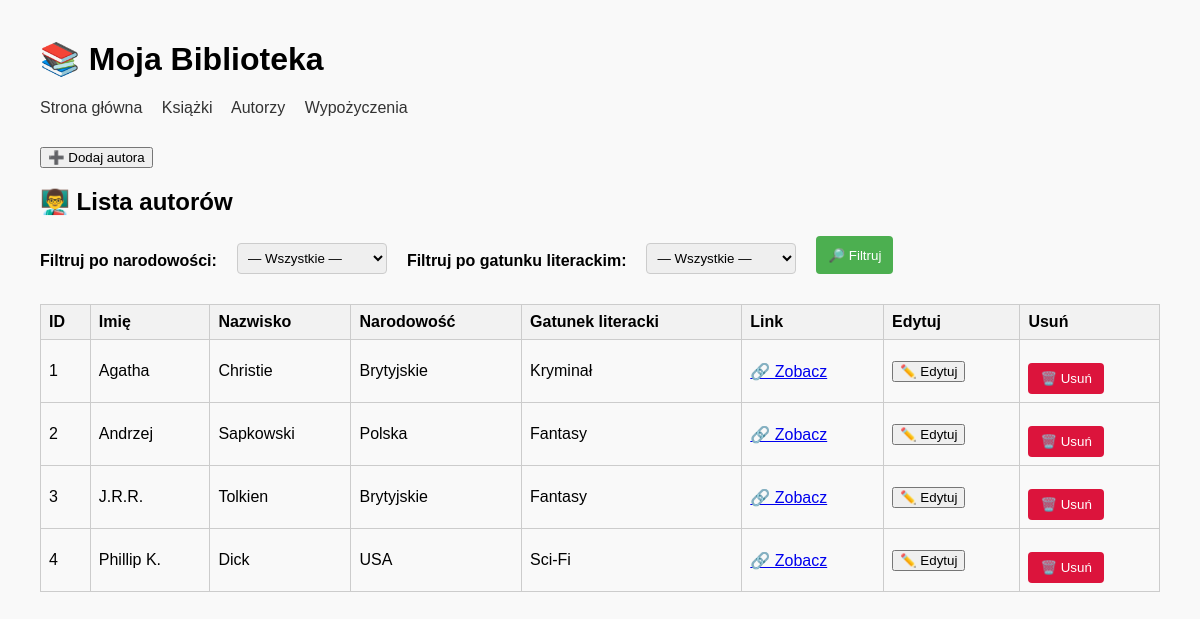
Page /authors on the earlier database version.
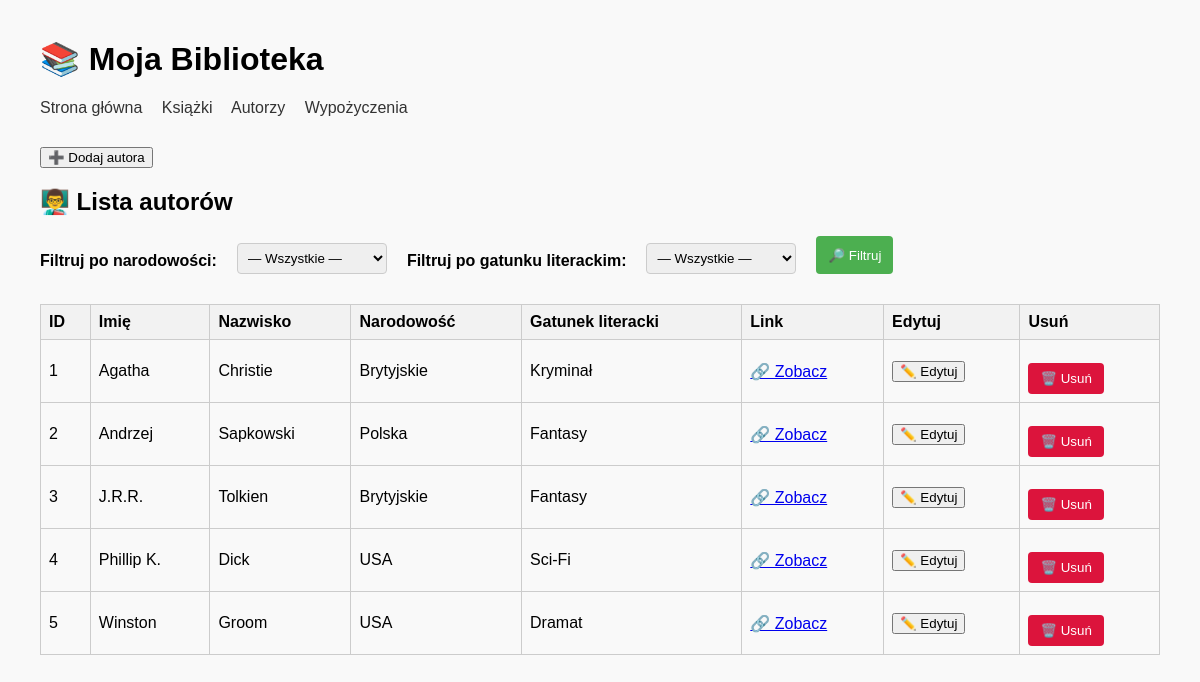
Same page on the later database version.
### app/models.py (models this page shows, shortened)
class Author(db.Model):
    __tablename__ = "authors"
    id = db.Column(db.Integer, primary_key=True)
    name = db.Column(db.String(100), nullable=False)
    surname = db.Column(db.String(100), nullable=False)
    nationality = db.Column(db.String(100))
    main_genre = db.Column(db.String(100))
    info_url = db.Column(db.String(300), nullable=True)
    books = db.relationship("Book", backref="author", lazy="dynamic")

### app/routes.py (the view)
@app.route("/authors", strict_slashes=False)
def authors():
    nationality = request.args.get("nationality")
    main_genre = request.args.get("main_genre")
    query = Author.query
    nationalities = db.session.query(Author.nationality).distinct().filter(Author.nationality.isnot(None)).all()
    genres = db.session.query(Author.main_genre).distinct().filter(Author.main_genre.isnot(None)).all()
    nationality_list = sorted(set(n[0] for n in nationalities if n[0]))
    genre_list = sorted(set(g[0] for g in genres if g[0]))
    if nationality:
        query = query.filter(Author.nationality.ilike(f"%{nationality}%"))
    if main_genre:
        query = query.filter(Author.main_genre.ilike(f"%{main_genre}%"))
    all_authors = query.all()
    return render_template("authors.html", authors=all_authors, nationality_list=nationality_list, genre_list=genre_list)

### app/templates/authors.html (shortened to what this page needs)
{% extends "base.html" %}
{% block content %}
<a href="{{ url_for('new_author') }}">
    <button>➕ Dodaj autora</button>
</a>
<h2>👨‍🏫 Lista autorów</h2>
<form method="GET" action="{{ url_for('authors') }}" class="filter-row">
    <label for="nationality">Filtruj po narodowości:</label>
    <select name="nationality">
        <option value="">— Wszystkie —</option>
    </select>
    <label for="main_genre">Filtruj po gatunku literackim:</label>
    <select name="main_genre">
        <option value="">— Wszystkie —</option>
    </select>
    <button type="submit">🔎 Filtruj</button>
</form>
<table>
    <tr>
        <th>ID</th>
        <th>Imię</th>
        <th>Nazwisko</th>
        <th>Narodowość</th>
        <th>Gatunek literacki</th>
        <th>Link</th>
        <th>Edytuj</th>
        <th>Usuń</th>
    </tr>
    {% for author in authors %}
    <tr>
        <td>{{ author.id }}</td>
        <td>{{ author.name }}</td>
        <td>{{ author.surname }}</td>
        <td>{{ author.nationality or "—" }}</td>
        <td>{{ author.main_genre or "—" }}</td>
        <td>
            {% if author.info_url %}
            <a href="{{ author.info_url }}" target="_blank">🔗 Zobacz</a>
            {% else %}
            —
            {% endif %}
        </td>
        <td>
            <a href="{{ url_for('edit_author', author_id=author.id) }}">
                <button>✏️ Edytuj</button>
            </a>
        </td>
        <td>
            <form method="POST" action="{{ url_for('delete_author', author_id=author.id) }}" style="display:inline;"
                onsubmit="return confirm('Czy na pewno chcesz usunąć tego autora?');">
                <button type="submit" style="background-color: crimson; color: white;">🗑️ Usuń</button>
            </form>
        </td>
    </tr>
    {% endfor %}
</table>
{% endblock %}

Differences in the rows shown:
added Author: id "5", name "Winston", surname "Groom", nationality "USA", main_genre "Dramat"
